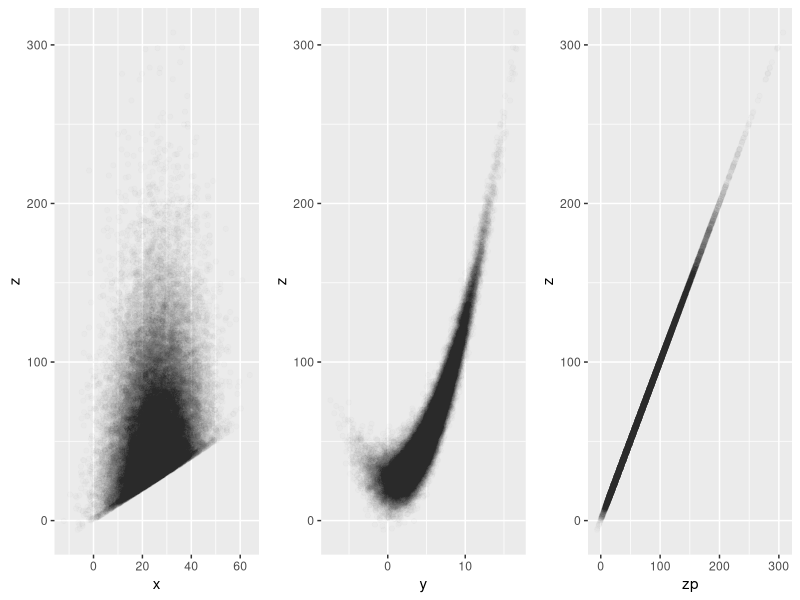
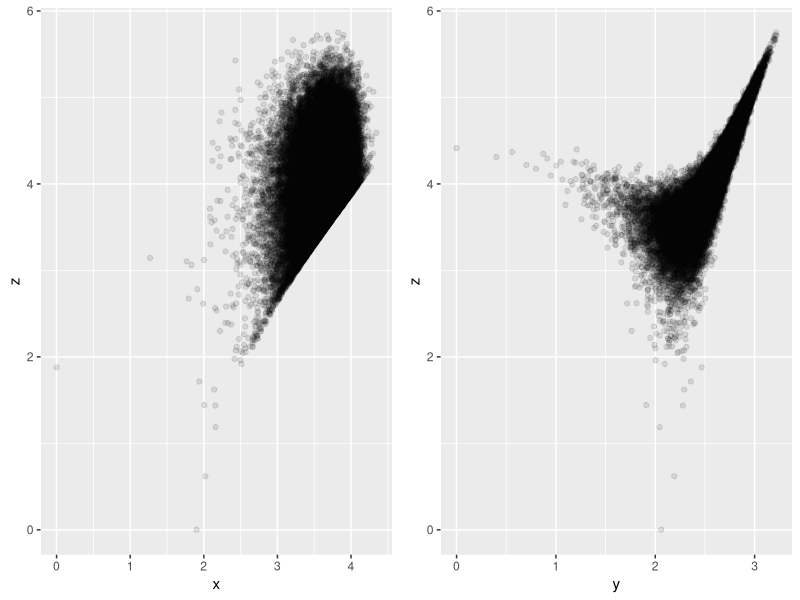

Write R code to recreate these figures, in order.
## ---- chunk 1
knitr::opts_chunk$set(echo = TRUE)
set.seed(123)
rows = 5*10**4 
library(ggplot2)

library(cowplot)
## ---- chunk 2
x<-rnorm(n = rows,mean = 25, sd = 9)
y<-rnorm(n = rows,mean = 5, sd = 3)
z<-x+y**2 + runif(n = rows)

## ---- chunk 3

df<-data.frame(x= x,y= y,z =z)

write.table(x = df, file = "dataset2.csv",col.names = TRUE, row.names = FALSE,sep=",")

## ---- chunk 4
df$zp<-df$x+df$y**2
xp<-ggplot(df,aes(x = x,y= z))+geom_point(alpha = I(0.01))
yp<-ggplot(df,aes(x = y,y= z))+geom_point(alpha = I(0.01))
zp<-ggplot(df,aes(x = zp,y= z))+geom_point(alpha = I(0.01))
plot_grid(xp,yp,zp,align = "v",ncol = 3)

## ---- chunk 5
cor(x = df$x, y = df$z, method = "spearman") # test rank correlation
cor(x = df$y, y = df$z, method = "spearman") # test rank correlation

reg1<-lm(z ~ x+y,data = df)
reg1
## ---- chunk 6
cor.test(x = reg1$coefficients["x"] * df$x+ reg1$coefficients["y"]* df$y, y = df$z, method = "pearson") # test linear correlation

## ---- chunk 7
logdf<-df
logdf$x<-logdf$x - min(logdf$x)+1
logdf$y<-logdf$y - min(logdf$y)+1
logdf$z<-logdf$z - min(logdf$z)+1

logdf<-log(logdf)
xp<-ggplot(logdf,aes(x = x,y= z))+geom_point(alpha = I(0.1))
yp<-ggplot(logdf,aes(x = y,y= z))+geom_point(alpha = I(0.1))

plot_grid(xp,yp,ncol = 2)
## ---- chunk 8
df$y2<-df$y**2

reg2<-lm(z ~ x + y +y2,data = df)
cor.test(x = reg2$coefficients["x"] * df$x+ reg2$coefficients["y"]* df$y + reg2$coefficients["y2"]* df$y2, y = df$z, method = "pearson") # test linear correlation


## ---- chunk 9

split<-sample(1:nrow(df),size = round(nrow(df)/2))
train<-df[split,]
test<-df[-split,]
reg1<-lm(z ~ x + y +y2,data = train)
cor.test(x = reg1$coefficients["x"] * test$x+ reg1$coefficients["y"]* test$y, y = test$z, method = "pearson")
reg2<-lm(z ~ x + y +y2,data = train)
cor.test(x = reg2$coefficients["x"] * test$x+ reg2$coefficients["y"]* test$y + reg2$coefficients["y2"]*test$y2, y = test$z, method = "pearson")


## ---- chunk 10
reg2
